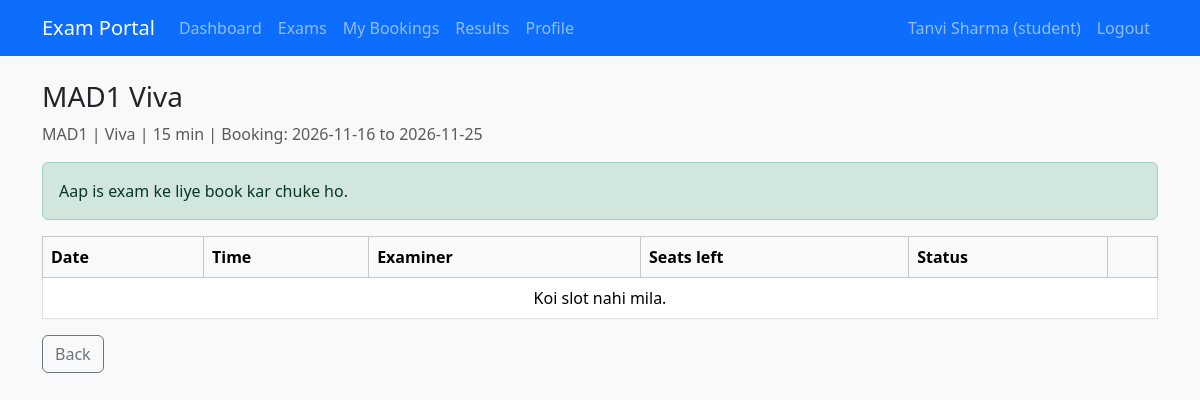
The page /student/exams/1/slots (signed in) on the database its author committed.
### models.py (models this page shows)
class User(UserMixin, db.Model):
    id = db.Column(db.Integer, primary_key=True)
    name = db.Column(db.String(100), nullable=False)
    email = db.Column(db.String(120), unique=True, nullable=False)
    password = db.Column(db.String(200), nullable=False)
    role = db.Column(db.String(20), nullable=False)  # admin / examiner / student
    contact = db.Column(db.String(20))
    department = db.Column(db.String(100))           # examiner ke liye
    is_approved = db.Column(db.Boolean, default=False)  # examiner approval
    is_active_user = db.Column(db.Boolean, default=True)

class Exam(db.Model):
    id = db.Column(db.Integer, primary_key=True)
    course_id = db.Column(db.Integer, db.ForeignKey('course.id'), nullable=False)
    examiner_id = db.Column(db.Integer, db.ForeignKey('user.id'))  # assigned examiner
    name = db.Column(db.String(100), nullable=False)
    exam_type = db.Column(db.String(30))   # Viva / Practical / Project Demo / Assessment
    duration = db.Column(db.Integer)       # minutes
    max_marks = db.Column(db.Integer)
    slot_create_start = db.Column(db.Date)
    slot_create_end = db.Column(db.Date)
    booking_start = db.Column(db.Date)
    booking_end = db.Column(db.Date)
    status = db.Column(db.String(20), default='Draft')
    results_published = db.Column(db.Boolean, default=False)
    course = db.relationship('Course')
    examiner = db.relationship('User')

class Course(db.Model):
    id = db.Column(db.Integer, primary_key=True)
    code = db.Column(db.String(20), unique=True, nullable=False)
    name = db.Column(db.String(100), nullable=False)
    description = db.Column(db.Text)
    status = db.Column(db.String(20), default='Active')

### app.py (the view)
@app.route('/student/exams/<int:eid>/slots')
@role_required('student')
def exam_slots(eid):
    exam = db.get_or_404(Exam, eid)
    slots = Slot.query.filter(Slot.exam_id == eid, Slot.status != 'Cancelled',
                              Slot.date >= date.today())\
                      .order_by(Slot.date, Slot.start_time).all()
    return render_template('student/exam_slots.html', exam=exam, slots=slots,
                           is_open=booking_open(exam),
                           already=eid in active_exam_ids(current_user.id))

### app.py (called while the page is built)
@login_manager.user_loader
def load_user(user_id):
    return db.session.get(User, int(user_id))

def role_required(role):
    def decorator(f):
        @wraps(f)
        def wrapper(*args, **kwargs):
            if not current_user.is_authenticated:
                return redirect(url_for('login'))
            if current_user.role != role:
                flash('Access denied.', 'danger')
                return redirect(url_for('home'))
            return f(*args, **kwargs)
        return wrapper
    return decorator

def booking_open(exam):
    today = date.today()
    if exam.status != 'Booking Open':
        return False
    if exam.booking_start and today < exam.booking_start:
        return False
    if exam.booking_end and today > exam.booking_end:
        return False
    return True

def active_exam_ids(student_id):
    rows = Booking.query.filter(Booking.student_id == student_id,
                                Booking.status.in_(['Booked', 'Completed'])).all()
    return {b.slot.exam_id for b in rows}

### templates/student/exam_slots.html (shortened to what this page needs)
{% extends 'base.html' %}
{% block content %}
<h3>{{ exam.name }}</h3>
<p class="text-muted">{{ exam.course.code }} | {{ exam.exam_type }} | {{ exam.duration }} min | Booking: {{ exam.booking_start }} to {{ exam.booking_end }}</p>
{% if already %}<div class="alert alert-success">Aap is exam ke liye book kar chuke ho.</div>{% endif %}
<table class="table table-bordered bg-white align-middle">
  <thead class="table-light"><tr><th>Date</th><th>Time</th><th>Examiner</th><th>Seats left</th><th>Status</th><th></th></tr></thead>
  <tbody>
  {% for s in slots %}
    <tr>
      <td>{{ s.date }}</td>
      <td>{{ s.start_time.strftime('%H:%M') }} - {{ s.end_time.strftime('%H:%M') }}</td>
      <td>{{ s.examiner.name }}</td>
      <td>{{ s.available_seats }} / {{ s.capacity }}</td>
      <td>{{ s.status }}</td>
      <td>
        {% if is_open and not already and s.status == 'Available' %}
        <form method="POST" action="{{ url_for('book_slot', sid=s.id) }}">
          <button class="btn btn-sm btn-success">Book</button>
        </form>
        {% endif %}
      </td>
    </tr>
  {% else %}<tr><td colspan="6" class="text-center">Koi slot nahi mila.</td></tr>{% endfor %}
  </tbody>
</table>
<a href="{{ url_for('student_exams') }}" class="btn btn-outline-secondary">Back</a>
{% endblock %}

### templates/base.html (shortened to what this page needs)
<!DOCTYPE html>
<html lang="en">
<head>
  <link href="https://cdn.jsdelivr.net/npm/bootstrap@5.3.3/dist/css/bootstrap.min.css" rel="stylesheet">
</head>
<body class="bg-light">
  <nav class="navbar navbar-expand navbar-dark bg-primary mb-4">
    <div class="container">
      <a class="navbar-brand" href="{{ url_for('home') }}">Exam Portal</a>
      {% if current_user.is_authenticated and current_user.role == 'student' %}
      <ul class="navbar-nav me-auto">
        <li class="nav-item"><a class="nav-link" href="{{ url_for('student_dashboard') }}">Dashboard</a></li>
        <li class="nav-item"><a class="nav-link" href="{{ url_for('student_exams') }}">Exams</a></li>
        <li class="nav-item"><a class="nav-link" href="{{ url_for('my_bookings') }}">My Bookings</a></li>
        <li class="nav-item"><a class="nav-link" href="{{ url_for('my_results') }}">Results</a></li>
        <li class="nav-item"><a class="nav-link" href="{{ url_for('student_profile') }}">Profile</a></li>
      </ul>
      {% endif %}
      <ul class="navbar-nav ms-auto">
        {% if current_user.is_authenticated %}
        <li class="nav-item"><span class="nav-link">{{ current_user.name }} ({{ current_user.role }})</span></li>
        <li class="nav-item"><a class="nav-link" href="{{ url_for('logout') }}">Logout</a></li>
        {% else %}
        <li class="nav-item"><a class="nav-link" href="{{ url_for('login') }}">Login</a></li>
        <li class="nav-item"><a class="nav-link" href="{{ url_for('register') }}">Register</a></li>
        {% endif %}
      </ul>
    </div>
  </nav>
  <div class="container">
    {% block content %}{% endblock %}
  </div>
</body>
</html>

### rows shown on the page
User: name "Tanvi Sharma", role "student"
Exam: name "MAD1 Viva", exam_type "Viva", duration "15", booking_start "2026-11-16", booking_end "2026-11-25"
Course: course.code "MAD1"
